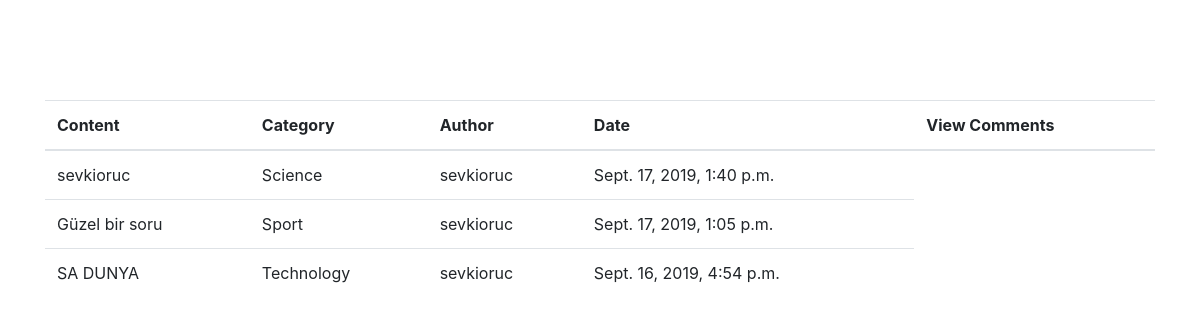
Before: /question/ (signed in) with the older database file.
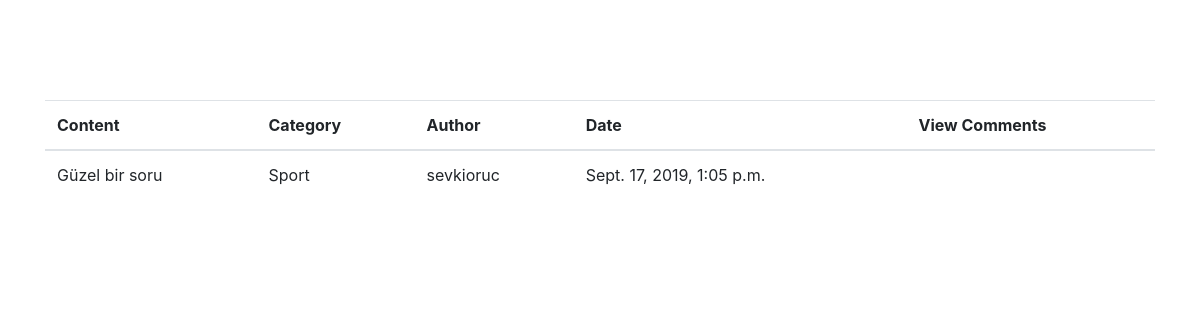
After: the same page with the newer database file.
### blog/models.py (models this page shows, shortened)
class Question(models.Model):
    author = models.ForeignKey("auth.User", on_delete=models.CASCADE)
    content = models.TextField()
    created_date = models.DateTimeField(auto_now_add=True)
    category = models.CharField(max_length=50, default='None')

### blog/views.py (the view)
# urls.py: path('', views.dashboard, name="dashboard"),
@login_required(login_url='/user/login/')
def dashboard(request):
    questions = Question.objects.all().order_by('-created_date')
    return render(request, "dashboard.html", {"questions": questions})

### templates/dashboard.html
{% extends "base.html" %}
{% block body %}
{% if questions %}
<table class="table">
    <thead>
        <tr>
            <th scope="col">Content</th>
            <th scope="col">Category</th>
            <th scope="col">Author</th>
            <th scope="col">Date</th>
            <th scope="col">View Comments</th>
        </tr>
    </thead>
    <tbody>
        {% for question in questions %}
        <tr>
            <td>{{question.content}}</a></td>
            <td>{{question.category}}</a></td>
            <td>{{question.author.username}}</td>
            <td>{{question.created_date}}</td>
        </tr>
        {% endfor %}
    </tbody>
</table>
{% endif %}
{% endblock %}

### templates/base.html (shortened to what this page needs)
<!DOCTYPE html>
<html lang="en">
<head>
    <link rel="stylesheet" href="https://stackpath.bootstrapcdn.com/bootstrap/4.0.0-alpha.6/css/bootstrap.min.css">
    <link rel="stylesheet" href="https://use.fontawesome.com/releases/v5.3.1/css/all.css">
</head>
<body>
    {% include "includes/navbar.html" %}
    <div style="margin-top:100px;" class="container">
        {% block body %}
        {% endblock %}
    </div>
</body>
</html>

### templates/includes/navbar.html (shortened to what this page needs)
<nav class="navbar navbar-toggleable-md navbar-inverse fixed-top bg-inverse">
    <button class="navbar-toggler navbar-toggler-right" type="button" data-toggle="collapse"
        data-target="#navbarCollapse" aria-controls="navbarCollapse" aria-expanded="false"
        aria-label="Toggle navigation">
        <span class="navbar-toggler-icon"></span>
    </button>
</nav>

Changed rows visible on the page:
removed Question: content "sevkioruc", category "Science", author.username "sevkioruc", created_date "Sept. 17, 2019, 1:40 p.m."
removed Question: content "SA DUNYA", category "Technology", author.username "sevkioruc", created_date "Sept. 16, 2019, 4:54 p.m."
